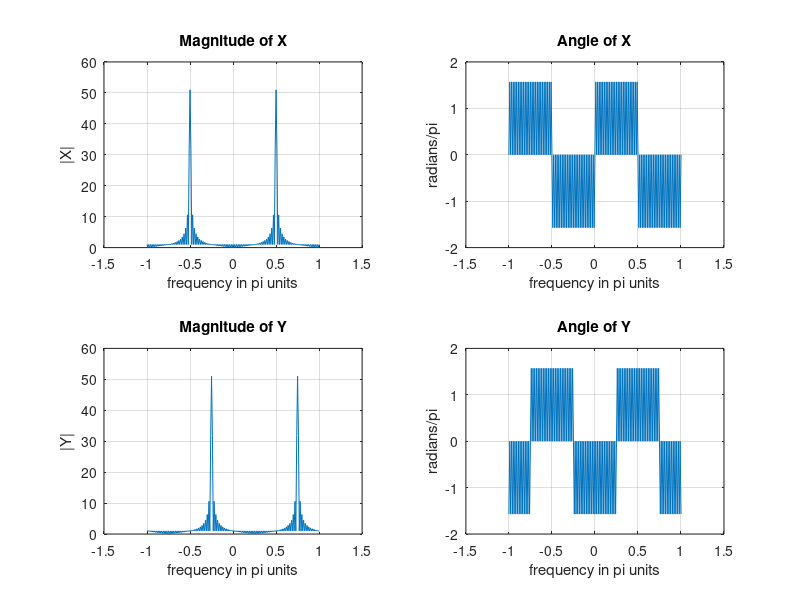

MATLAB code for this plot:
clear;
clc;
close;
addpath .\M_file
k = -100:100;
w = (pi/100)*k;
n=0:100;
x=cos(pi*n/2);
y=x.*exp(1i*pi*n/4);
X = x * (exp(-1i*pi/100)).^(n'*k);   %DTFT using matrix-vector product
Y = y * (exp(-1i*pi/100)).^(n'*k);
magX = abs(X);
magY = abs(Y);
angX = angle(X);
angY = angle(Y);
subplot(2,2,1); plot(w/pi,magX); grid
xlabel('frequency in pi units'); title('Magnitude of X'); ylabel('|X|')
subplot(2,2,3); plot(w/pi,magY); grid
xlabel('frequency in pi units'); title('Magnitude of Y'); ylabel('|Y|')
subplot(2,2,2); plot(w/pi,angX); grid
xlabel('frequency in pi units'); title('Angle of X'); ylabel('radians/pi')
subplot(2,2,4); plot(w/pi,angY); grid
xlabel('frequency in pi units'); title('Angle of Y'); ylabel('radians/pi')